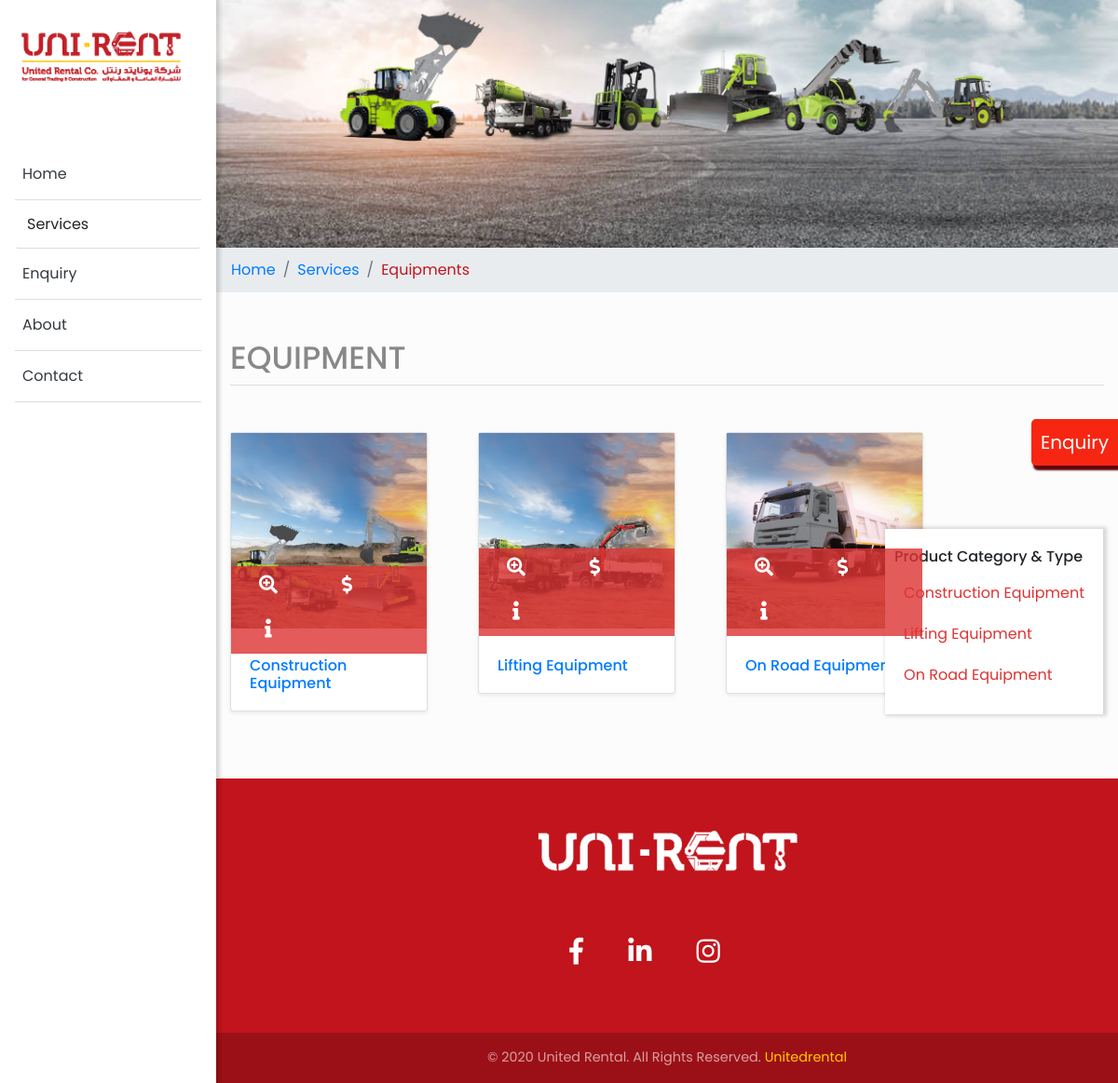
/equipments/, run on the app's committed database.
### website/models.py (models this page shows, shortened)
class EquipBanner(models.Model):
    image = models.ImageField(null=True, blank=True)
    title = models.CharField(null=True, blank=True, max_length=50)
    class Meta:
        verbose_name = "EQUIPMENT BANNER "
        verbose_name_plural = "EQUIPMENT BANNER"
    @ property
    def imageURL(self):
        try:
            url = self.image.url
        except:
            url = ''
        return url

class Equipment(models.Model):
    parent = models.ForeignKey(
        EquipBanner, on_delete=models.CASCADE, null=True, blank=True)
    image = models.ImageField(null=True, blank=True)
    title = models.CharField(max_length=200, null=True, blank=True)
    price = models.DecimalField(max_digits=5, decimal_places=2, default=0)
    price_description = models.CharField(
        max_length=100, null=True, blank=True)
    info = models.CharField(max_length=100, null=True, blank=True)
    link = models.URLField(None, max_length=100, null=True, blank=True)
    date_added = models.DateTimeField(
        auto_now_add=True, null=True, blank=True)
    @ property
    def imageURL(self):
        try:
            url = self.image.url
        except:
            url = ''
        return url
    class Meta:
        verbose_name = "EQUIPMENTS"
        verbose_name_plural = "EQUIPMENTS"

class Test(models.Model):
    image = models.ImageField(null=True, blank=True)
    caption = models.CharField(blank=True, null=True, max_length=50)
    title1 = models.CharField(blank=True, null=True, max_length=50)
    title2 = models.CharField(blank=True, null=True, max_length=50)
    url = models.URLField(blank=True, null=True, max_length=100)
    @ property
    def imageURL(self):
        try:
            url = self.image.url
        except:
            url = ''
        return url
    class Meta:
        verbose_name = "HOME BODY "
        verbose_name_plural = "HOME BODY"

class Socialiconlink(models.Model):
    fb = models.URLField(null=True, blank=True, max_length=100)
    insta = models.URLField(null=True, blank=True, max_length=100)
    link = models.URLField(null=True, blank=True, max_length=100)

### website/views.py (the view)
# urls.py: path('equipments/', views.equipments, name="equipments"),
def equipments(request):
    equipments = Equipment.objects.all()
    ebanner = EquipBanner.objects.all()
    test = Test.objects.all()
    links = Socialiconlink.objects.all()
    context = {'equipments':  equipments,
               'ebanner': ebanner, 'test': test, 'links': links}
    return render(request, "equipments.html", context)

### website/templates/equipments.html (shortened to what this page needs)
{%extends 'base.html' %} {%load static%} {%block content%}
<div class="container-fluid p-0">
  {%for img in ebanner%}
  <img class="d-block w-100" src="{{img.imageURL}}" alt="First slide" />
  {%endfor%}
  <nav class="breadcrumb_bg">
    <ol class="breadcrumb container">
      <li
        class="breadcrumb-item {% if request.resolver_match.url_name == 'home' %} active {% endif %}"
      >
        <a href="{%url 'home'%}">Home</a>
      </li>
      <li
        class="breadcrumb-item {% if request.resolver_match.url_name == 'services' %} active {% endif %}"
        aria-current="page"
      >
        <a href="{%url 'services'%}">Services</a>
      </li>
      <li
        class="breadcrumb-item {% if request.resolver_match.url_name == 'equipments' %} active {% endif %}"
        aria-current="page"
      >
        <a href="{%url 'equipments'%}">Equipments</a>
      </li>
    </ol>
  </nav>
  <div class="container pb-5">
    <div class="page-header">
      {%for title in ebanner%}
      <h1>{{title.title |default_if_none:""}}</h1>
      {%endfor%}
    </div>
    <div class="row">
      {%for products in equipments %}
      <div class="col-md-3 mr-4">
        <div class="card mb-4 shadow-sm">
          <div class="image_icon">
          </div>
          <a
            href="{{products.imageURL}}"
            data-toggle="lightbox"
            data-gallery="example-gallery"
          >
            <img
              src="{{products.imageURL}}"
              class="img-fluid animate__animated animate__pulse"
            />
          </a>
          <div class="card-body">
            <h4 class="card-text animate__animated animate__bounceInUp">
              <a href="{{products.link}}">{{products.title}}</a>
            </h4>
          </div>
        </div>
      </div>
      {%endfor%} {%include 'sidenav.html'%}
    </div>
  </div>
  {%endblock content%}

### website/templates/base.html (shortened to what this page needs)
<!DOCTYPE html>
{%load static%}
<html lang="en">
  <head>
    <link rel="stylesheet" href="{%static 'css/style2.css' %}" />
    <link
      rel="stylesheet"
      href="https://cdnjs.cloudflare.com/ajax/libs/malihu-custom-scrollbar-plugin/3.1.5/jquery.mCustomScrollbar.min.css"
    />
    <link
      rel="stylesheet"
      href="https://use.fontawesome.com/releases/v5.6.3/css/all.css"
    />
    <link
      rel="stylesheet"
      href="https://stackpath.bootstrapcdn.com/bootstrap/4.5.0/css/bootstrap.min.css"
    />
    <link rel="stylesheet" href="{% static 'css/main.css' %}" />
    <link
      rel="stylesheet"
      href="{% static 'css/navbar-fixed-left.min.css' %}"
    />
    <link rel="stylesheet" href="{% static 'css/docs.css' %}" />
    <link
      rel="stylesheet"
      href="https://cdnjs.cloudflare.com/ajax/libs/animate.css/4.0.0/animate.min.css"
    />
  </head>
  <body>
    {% include 'nav.html' %}
    <div class="en-label">
      <a href="{%url 'enquiry'%}"> Enquiry</a>
    </div>
    {% block content%} {%endblock content%}
    <footer class="page-footer font-small cyan darken-3">
      <div class="container">
        <div class="row">
          <div class="mx-auto d-block mt-5">
            {%for products in test %}
            <img
              src="{{products.imageURL}}"
              style="text-align: center;"
              alt=""
            />
            {%endfor%}
          </div>
          <div class="col-md-12 py-5">
            <div class="mb-5 flex-center">
              {%for link in links%}
              <a class="fb-ic" href="{{link.fb}}" target="blank">
                <i
                  class="fab fa-facebook-f fa-lg white-text mr-md-5 mr-3 fa-2x"
                >
                </i>
              </a>
              <a href="{{link.link}}" target="blank" class="li-ic">
                <i
                  class="fab fa-linkedin-in fa-lg white-text mr-md-5 mr-3 fa-2x"
                >
                </i>
              </a>
              <a class="ins-ic" href="{{link.insta}}" target="blank">
                <i class="fab fa-instagram fa-lg white-text mr-md-5 mr-3 fa-2x">
                </i>
              </a>
            </div>
            {%endfor%}
          </div>
        </div>
      </div>
      <div class="footer-copyright text-center py-3">
        © 2020 United Rental. All Rights Reserved.
        <a href="#">Unitedrental</a>
      </div>
    </footer>
  </body>
</html>

### static/css/style2.css (style rules this page uses)
a, a:hover, a:focus { color: inherit; text-decoration: none; transition: all 0.3s; }
.image_icon { position: absolute; padding: 10; background: rgba(221, 51, 51, 0.8); left: 0; bottom: 61px; z-index: 4; display: block; box-sizing: border-box; width: 100%; -webkit-transition: all 0.3s ease-in-out; transition: all 0.3s ease-in-out; }

### static/css/main.css (style rules this page uses)
* { box-sizing: border-box; }
body { font-family: "Poppins", sans-serif; background: #fcfcfc; margin: 0px; padding: 0px; }
* { padding: 0; margin: 0; box-sizing: border-box; }
.breadcrumb-item.active { color: #6c757d; background: none; }
footer.page-footer { bottom: 0; color: #fff; }
.cyan.darken-3 { background-color: #c1141c !important; position: relative; bottom: 0; width: 100%; }
.font-small { font-size: 0.9rem; }
footer.page-footer .footer-copyright { overflow: hidden; color: rgba(255, 255, 255, 0.6); background-color: rgba(0, 0, 0, 0.2); }
.flex-center { display: -webkit-box; display: -ms-flexbox; display: flex; -webkit-box-align: center; -ms-flex-align: center; align-items: center; -webkit-box-pack: center; -ms-flex-pack: center; justify-content: center; height: 100%; }
.page-header { border-bottom: 1px solid #ddd; margin: 50px 0 50px 0; }
.page-header h1 { font-size: 34px; color: #888888; text-transform: uppercase; }
.card-body h4 { font-size: 16px; text-align: left; padding-top: 10px; word-wrap: normal; }
.animate__animated { animation-timing-function: ease-in; animation-duration: 2s; animation-fill-mode: both; }
.breadcrumb_bg { background-color: #e9ecef; }
.breadcrumb .active a { color: #c1141c; }
.en-label { background: #f72613; z-index: 1000; position: fixed; font-size: 20px; color: #fff; right: 0; top: 450px; padding: 10px; border-top-left-radius: 5px 5px; border-bottom-left-radius: 5px 5px; box-shadow: 2px 5px 2px #630207; }
.en-label a { color: #fff; text-decoration: none; }
.fab { color: #fff !important; }
.footer-copyright a { color: #ffc800; text-decoration: none; background-color: transparent; }

### static/css/docs.css (style rules this page uses)
body { min-height: 100vh; }
a { cursor: pointer; }

### data on the page
EquipBanner: imageURL (picture), title "EQUIPMENT"
Equipment: imageURL (picture), title "Construction Equipment"
Equipment: imageURL (picture), title "Lifting Equipment"
Equipment: imageURL (picture), title "On Road Equipment"
Test: imageURL (picture)
